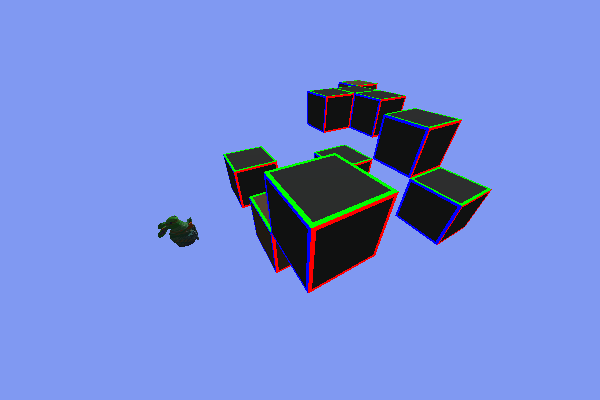
#> input picture generated_images/demo_rgb.png, 600 x 400 px
$ python opencv_fit_color.py
#> lines starting #> are read from the running program, lines starting #| are printed output that depends on the picture; after the words box and inside, x2 and y2 are one past the last pixel; in counts of white or black regions, pixels touching at a corner belong together; long printed decimals are rounded
### constants.py
import json
from types import SimpleNamespace

def iterativeNamespaceFromDict(data):
    def iterate(holder, key, subdata):
        if type(subdata) == type({}):
            holder[key] = SimpleNamespace()
            for dk, dv in subdata.items():
                iterate(holder[key].__dict__, dk, dv)
        elif type(subdata) == type([]):
            holder[key] = list(range(len(subdata)))
            for dk, dv in enumerate(subdata):
                iterate(holder[key], dk, dv)
        else:
            holder[key] = subdata

    package = {0: None}
    iterate(package, 0, data)
    return package[0]


GLOBAL_CONSTANTS = SimpleNamespace()
def loadConstants(file="constants.json"):
    f = open('constants.json')
    data = json.load(f)
    f.close()
    global GLOBAL_CONSTANTS
    #GLOBAL_CONSTANTS = iterativeNameSpaceFromDict(data)   this rewrites the reference, meaning other files importing it don't update...
    GLOBAL_CONSTANTS.__dict__.clear()
    simple = iterativeNamespaceFromDict(data)
    for key, value in simple.__dict__.items():
        GLOBAL_CONSTANTS.__dict__[key] = value

loadConstants()
#> (reads constants.json from the repository)

### opencv.py
import cv2 as cv
import numpy as np
import moderngl as mgl
from logger import LoggerGenerator
import matplotlib.pyplot as plt
import sys
from constants import GLOBAL_CONSTANTS as constants
from graph import *
from util import *
from opencv_points import matsToCubes, plot_cubes, alignTrans

#
#   Old post processing, hough lines, with constants.json
#

WIDTH = 600
HEIGHT = 400

DEBUG = False

# [46 lines left out: functions doCanny, drawHoughEdges, drawHoughLines, drawHoughBuckets, not called in this run]


fps = 0.0
# [129 lines left out: functions drawOverlays, postProcessImage, _fboToImage, postProcessFbo, cubesToWorld, postProcessCubesFbo and 3 more, not called in this run]

#
#   Edge detectors
#

def lsd(image, detector = 0, scale = 0.8, sigma_scale = 0.6, quant = 2.0, ang_th = 22.5, log_eps = 0.0, density_th = 0.7, n_bins = 1024):
    gray = cv.cvtColor(image, cv.COLOR_BGR2GRAY)
    lsd = cv.createLineSegmentDetector(detector, scale=scale, sigma_scale=sigma_scale, quant=quant, ang_th=ang_th, log_eps=log_eps, density_th=density_th, n_bins=n_bins)
    lines = lsd.detect(gray)[0]
    lines = lineMatrixToPairs(lines)
    return lines

# [140 lines left out: functions prob, linesToPlanarGraph, _pointToScreen, pointToScreen, handleFaces, getCubes and 2 more, not called in this run]

def drawEdges(image, edges, color = (255,255,255), width = 1):
    for edge in edges:
        cv.line(image, np.array(edge[0],dtype=np.uint32), np.array(edge[1],dtype=np.uint32), color, width)

# [22 lines left out: functions drawLines, drawLinesColorful, draw_tris, not called in this run]

import matplotlib.pyplot as plt
# [28 lines left out: function drawFixedAxes, not called in this run]

# [11 lines that do not run on import are left out]

### util.py
import numpy as np
WIDTH = 600
HEIGHT = 400
# [19 lines left out: functions toRange, polarToLine, not called in this run]

def clamp(val, v_min, v_max):
    return min(v_max, max(v_min,val))

# [82 lines left out: functions getEdgeProjection, lineIntersection, _segmentIntersection, edgeDistance, not called in this run]

def lineMatrixToPairs(lines):
    if np.array(lines[0]).shape != (1, 4):
        return lines
    return [(np.array(line[0][0:2]), np.array(line[0][2:4])) for line in lines]

# [54 lines left out: functions combineEdges, combineParallelLines, pointInConvexPolygon, not called in this run]

def faceCircumference(face):
    return sum(np.linalg.norm(np.array(face[i])-face[i+1]) for i in range(-1,len(face) - 1))

def vec3ToEuclidian(vec4):
    return np.array(vec4[0:3])/vec4[2]

# [63 lines left out: functions getIntrinsicsMatrix, getCameraTransformationMatrix, segments_distance, get_segments_intersection, segments_intersect, not called in this run]

import math
# [27 lines left out: function point_segment_distance, not called in this run]


# [7 lines that do not run on import are left out]

### opencv_fit_color.py
import cv2 as cv
import numpy as np
from opencv import lsd
import matplotlib.pyplot as plt
from util import *

HEIGHT = 400
WIDTH = 600
# [4 lines left out: function toRange, not called in this run]

def loss_function(point, rho, phi):
    return pow(point[1]*np.sin((phi)) + point[0]*np.cos((phi)) - rho,2)

def min_loss(points, lines):
    """
    Assumes lines are list of [rho, phi] where rho is offset and phi is radian angle
    Assumes that the points are actually inverted? like (y, x) instead of (x, y)
    opencv is stupid
    """
    return sum([min([loss_function(point, rho, phi) for point in points]) for rho, phi in lines]) / len(lines)

def sum_loss(phi, theta, lines):
    return min_loss(get_focal_points(phi, theta), lines)

def regress_lines(lines, iterations = 500, refinement_iterations = 100, refinement_area=0.3):

    best_loss = 100000
    best_phi_theta = (0, 0)
    for i in range(0,iterations):
        phi = np.random.rand()*np.pi
        theta = np.random.rand()*np.pi/2
        if sum_loss(phi, theta, lines) < best_loss:
            best_loss = sum_loss(phi, theta, lines)
            best_phi_theta = (phi, theta)

    current_phi, current_theta = best_phi_theta
    for i in range(0,refinement_iterations):
        phi = np.random.rand()*refinement_area + current_phi - refinement_area/2
        theta = np.random.rand()*refinement_area + current_theta - refinement_area/2
        if sum_loss(phi, theta, lines) < best_loss:
            best_loss = sum_loss(phi, theta, lines)
            best_phi_theta = (phi, theta)
    print(" The loss is ", best_loss)
    return best_phi_theta, best_loss

def which_line(focal_points, line, threshold = 700):
    x_loss, y_loss, z_loss = loss_function(focal_points[0], *line), loss_function(focal_points[1], *line), loss_function(focal_points[2], *line)
    if min([x_loss, y_loss, z_loss]) >= threshold:
        return None

    if x_loss <= y_loss and x_loss <= z_loss:
        return "x"
    elif y_loss <= x_loss and y_loss <= z_loss:
        return "y"
    else:
        return "z"

def which_color(line_type):
    if line_type == None:
        return (0,0,0)
    if line_type == "x":
        return (0, 0, 100)
    elif line_type == "y":
        return (0, 100, 0)
    else:
        return (100, 20, 20)

def get_camera_angles(image, iterations = 1000, method = 'hough', refinement_iterations = 500):
    if method == 'hough':
        # Flip the image along the x and y axis
        gray = cv.cvtColor(image, cv.COLOR_BGR2GRAY)

        def get_edges_image(image, blur = (5, 5),thresh1 = 5, thresh2 = 10):
            blurred = cv.GaussianBlur(image, blur, 0)
            return cv.Canny(blurred, thresh1, thresh2)

        canny = get_edges_image(gray)

        #image = cv.merge([get_edges_image(blue_channel),get_edges_image(red_channel),get_edges_image(green_channel)])
        lines = cv.HoughLines(canny, 1, np.pi / 180, 50, None, 0, 0)
        lines = lines[:,0,:]
    elif method == "lsd":

        lines = lsd(image)
        lines = [(np.sign(np.arctan2(b[0] - a[0], b[1] - a[1]))*(a[1]*b[0]-b[1]*a[0])/np.linalg.norm(b-a), np.fmod(-np.arctan2(b[0] - a[0], b[1] - a[1]) + np.pi,np.pi)) for a, b in lines if np.linalg.norm(b-a) > 10]
        lines = np.array(lines)
    else:
        return None

    return regress_lines(lines, iterations=iterations, refinement_iterations=refinement_iterations)[0]

def get_focal_points(phi, theta):
    sc_points = [(1/(np.tan(theta)*np.sin(phi)), 1/np.tan(phi)),
            (0,        - np.tan(phi)),
            (-np.tan(theta)/np.sin(phi),     1/np.tan(phi))]

    # Its (1/ASPECT_RATIO * width/2 * p[0] + width/2, height/2 * p[1] + height) so height is used in both multiplications
    return [np.array([HEIGHT/2 * p[0] + WIDTH/2,  HEIGHT/2 * p[1] + HEIGHT/2]) for p in sc_points]

# [6 lines left out: function get_focal_points_projection, not called in this run]

def show_points_on_image(image, points, lines, cam_phi, cam_theta):
    print("focal points: ", points)

    boundary = min(200, max(max([abs(point[0] - WIDTH/2) for point in points]) - WIDTH/2, max([abs(point[1] - HEIGHT/2) for point in points])- HEIGHT/2, 0))
    boundary = int(boundary)
    def convert_coords(point):
        return (int(point[0] + boundary), int(point[1] + boundary))

    image = cv.copyMakeBorder(image, boundary, boundary, boundary, boundary, cv.BORDER_CONSTANT, value=(50, 50, 50))
    for rho, phi in lines:
        line_type = which_line(points, (rho, phi))
        color = which_color(line_type)
        a = np.cos(phi)
        b = np.sin(phi)
        x0 = a * rho
        y0 = b * rho
        x1 = int(x0 + 1000 * (-b))
        y1 = int(y0 + 1000 * (a))
        x2 = int(x0 - 1000 * (-b))
        y2 = int(y0 - 1000 * (a))
        cv.line(image, convert_coords((x1, y1)), convert_coords((x2, y2)), color, 2)

    cv.circle(image, convert_coords(points[0]), 10, (0, 0, 255), -1)
    cv.circle(image, convert_coords(points[1]), 10, (0, 255, 0), -1)
    cv.circle(image, convert_coords(points[2]), 10, (200, 0, 0), -1)

    cv.circle(image, convert_coords(points[0]), 3, (255, 255, 255), -1)
    cv.circle(image, convert_coords(points[1]), 3, (255, 255, 255), -1)
    cv.circle(image, convert_coords(points[2]), 3, (255, 255, 255), -1)

    # [11 lines of commented-out code are left out]


    scale_percent = 80  # percent of original size
    width = int(image.shape[1] * scale_percent / 100)
    height = int(image.shape[0] * scale_percent / 100)
    dim = (width, height)
    image = cv.resize(image, dim, interpolation=cv.INTER_AREA)

    cv.imshow('Hough Lines', image)


# [19 lines left out: function draw_vanishing_points_plots, not called in this run]

def draw_vanishing_waves(image, phi, theta, show = True):
    # Load the image
    # Flip the image along the x and y axis
    gray = cv.cvtColor(image, cv.COLOR_BGR2GRAY)

    def get_edges_image(image, blur = (5, 5),thresh1 = 5, thresh2 = 10):
        blurred = cv.GaussianBlur(image, blur, 0)
        return cv.Canny(blurred, thresh1, thresh2)

    canny = get_edges_image(gray)

    #image = cv.merge([get_edges_image(blue_channel),get_edges_image(red_channel),get_edges_image(green_channel)])
    lines = cv.HoughLines(canny, 1, np.pi / 180, 50, None, 0, 0)

    lines = np.array(lines)
    lines = lines[:,0,:]

    lines2 = lsd(image)
    lines2 = [(np.sign(np.arctan2(b[0] - a[0], b[1] - a[1]))*(a[1]*b[0]-b[1]*a[0])/np.linalg.norm(b-a), np.fmod(-np.arctan2(b[0] - a[0], b[1] - a[1]) + np.pi,np.pi)) for a, b in lines2 if np.linalg.norm(b-a) > 10]
    lines2 = np.array(lines2)
    plt.scatter(lines2[:,1], lines2[:,0], color='r')

    print("drawing loss:", sum_loss(phi, theta, lines2))

    plt.scatter(lines[:,1], lines[:,0])
    plt.xlabel("phi")
    plt.ylabel("rho")
    plt.title("Hough lines in polar coordinates (rho phi)")

    # plt.imshow(cv.cvtColor(image, cv.COLOR_BGR2RGB))

    def draw_point(point, color = 'r'):
        points = np.array([(point[1]*np.sin(np.deg2rad(phi)) + point[0]*np.cos(np.deg2rad(phi)), np.deg2rad(phi)) for phi in range(180)])
        points = np.array([p for p in points if np.abs(p[0]) < np.linalg.norm(np.array([WIDTH,HEIGHT]))])
        if len(points) == 0:
            return
        plt.plot(points[:, 1], points[:, 0], color)

    fc = get_focal_points(phi, theta)
    draw_point(fc[0], color='r')
    draw_point(fc[1], color='g')
    draw_point(fc[2], color='b')

    show_points_on_image(image, fc, lines2, phi, theta)
    #cv.waitKey(0)
    if show:
        plt.show()

if __name__ == "__main__":
    file = 'generated_images/demo_rgb.png'
    image = cv.imread(file, cv.IMREAD_COLOR)
#> image is the input picture: shape (400, 600, 3); mean B, G, R 216.7, 139, 116.9
    loss = get_camera_angles(image, iterations = 500, method="lsd")
#> in lsd, `gray = cv.cvtColor(image, cv.COLOR_BGR2GRAY)`:
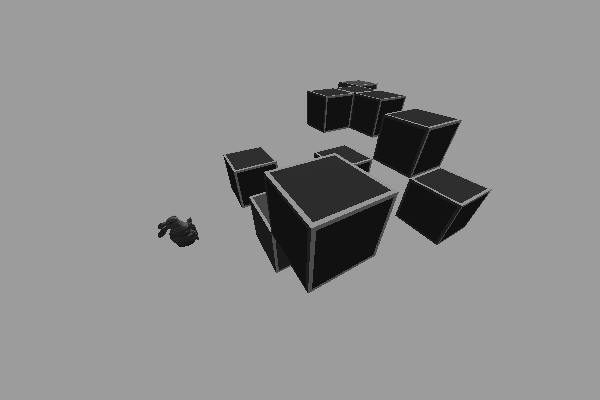
#> gray: shape (400, 600); min 12, max 156, mean 141.5
#> in lsd, `lines = lsd.detect(gray)[0]`: lines = 94 rows, first 6: [241.1, 206.2, 221.3, 155.9], [272.8, 272, 247.6, 206.8], [372.1, 158.2, 379.2, 131.5], [275.6, 167.9, 263.5, 170.8], [194.2, 242.6, 180.3, 247.2], [371.2, 136.7, 348.1, 126.8]
#> in lsd, `lines = lineMatrixToPairs(lines)`: lines = 94 items, first 6: ([241.1, 206.2], [221.3, 155.9]), ([272.8, 272], [247.6, 206.8]), ([372.1, 158.2], [379.2, 131.5]), ([275.6, 167.9], [263.5, 170.8]), ([194.2, 242.6], [180.3, 247.2]), ([371.2, 136.7], [348.1, 126.8])
#> in get_camera_angles, `lines = [(np.sign(np.arctan2(b[0] - a[0], b[1] - a[1]))*(a[1]*b[0]-b[1..`: lines = 87 pairs, first value -306.3 to 508, second value 0.0196 to 3.14
#> the loop in regress_lines, `for i in range(0,iterations):` made 500 passes
#> (phi, best_loss, best_phi_theta) on passes 29, 51, 57: (2.05, 2921.6, (2.05, 0.398)), (2.13, 1665.9, (2.13, 0.424)), (2.2, 745.6, (2.2, 0.467))
#> best_loss on passes 1 to 2: 5508.5, 4677.4
#> after the loop in regress_lines, `for i in range(0,iterations):`: best_loss = 617.1; best_phi_theta = (2.26, 0.528)
#> in regress_lines, `current_phi, current_theta = best_phi_theta`: current_phi = 2.26; current_theta = 0.528
#> the loop in regress_lines, `for i in range(0,refinement_iterations):` made 500 passes
#> (phi, theta, best_loss) on pass 55: (2.25, 0.509, 566.1)
#> (phi, theta) on passes 1 to 6: (2.29, 0.381), (2.25, 0.59), (2.12, 0.642), (2.26, 0.387), (2.17, 0.664), (2.28, 0.41)
#> after the loop in regress_lines, `for i in range(0,refinement_iterations):`: best_loss = 566.1
#|  The loss is  566.066
#> loss = (2.25, 0.509)
    draw_vanishing_waves(image, *loss)
#> in get_edges_image, `return cv.Canny(blurred, thresh1, thresh2)`:
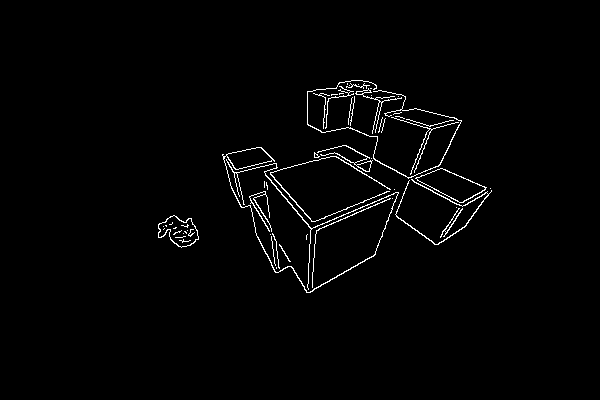
#> returned value: shape (400, 600); 1.6% white in thin lines or dots, all inside (x1, y1, x2, y2) = (158, 80, 492, 293)
#> in draw_vanishing_waves, `lines = cv.HoughLines(canny, 1, np.pi / 180, 50, None, 0, 0)`: lines = 75 rows, first 8: [-35, 2.06], [236, 1.31], [335, 1.17], [331, 0.0698], [404, 1.06], [339, 1.15], [-106, 2.58], [327, 1.17]
#> in draw_vanishing_waves, `lines = lines[:,0,:]`: lines = 75 pairs, first value -305 to 467, second value 0.0524 to 3.12
#> in lsd (call 2), `lines = lsd.detect(gray)[0]`: lines = 94 rows, first 6: [241.1, 206.2, 221.3, 155.9], [272.8, 272, 247.6, 206.8], [372.1, 158.2, 379.2, 131.5], [275.6, 167.9, 263.5, 170.8], [194.2, 242.6, 180.3, 247.2], [371.2, 136.7, 348.1, 126.8]
#> in draw_vanishing_waves, `lines2 = lsd(image)`: lines2 = 94 items, first 6: ([241.1, 206.2], [221.3, 155.9]), ([272.8, 272], [247.6, 206.8]), ([372.1, 158.2], [379.2, 131.5]), ([275.6, 167.9], [263.5, 170.8]), ([194.2, 242.6], [180.3, 247.2]), ([371.2, 136.7], [348.1, 126.8])
#> in draw_vanishing_waves, `lines2 = [(np.sign(np.arctan2(b[0] - a[0], b[1] - a[1]))*(a[1]*b[0]-b[..`: lines2 = 87 pairs, first value -306.3 to 508, second value 0.0196 to 3.14
#| drawing loss: 566.066
#> in show_points_on_image, `image = cv.copyMakeBorder(image, boundary, boundary, boundary, boundar..`:
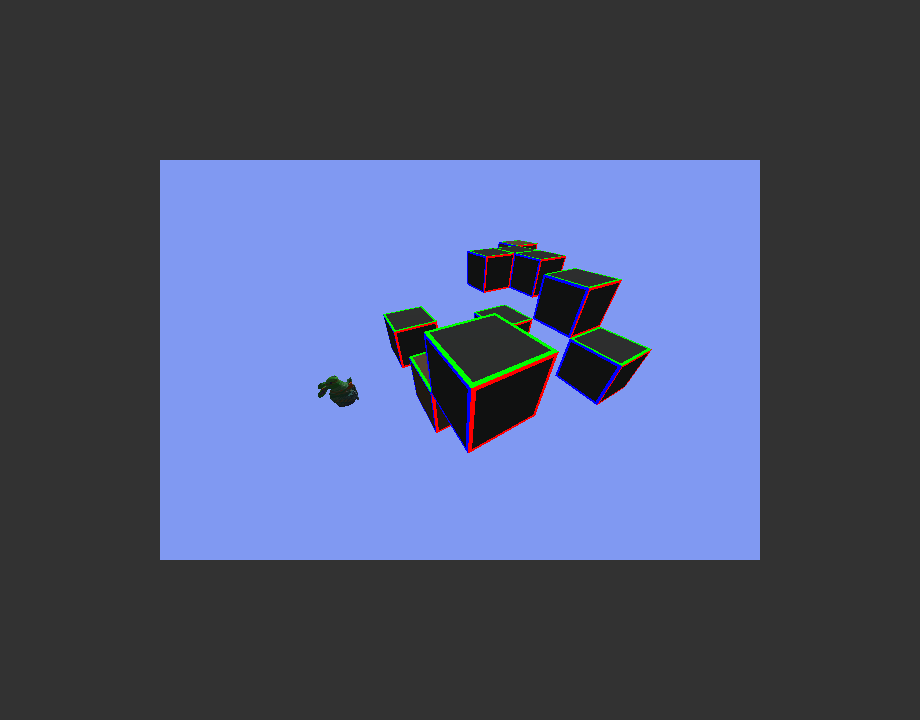
#> image: shape (720, 920, 3); mean of channels 0, 1, 2 110.4, 82.2, 74.2; drawn as B, G, R
#> the loop in show_points_on_image, `for rho, phi in lines:` made 87 passes
#> (rho, phi) on passes 31 to 42: (123.4, 1.45), (400.2, 0.262), (222.4, 1.33), (413.4, 1.03), (234.6, 1.31), (196.4, 1.36), (323.7, 1.18), (24.51, 1.74), (-20.63, 1.98), (-14.36, 1.87), (405.9, 1.05), (-30.83, 2.05)
#> (rho, phi, x_loss in which_line, y_loss in which_line, z_loss in which_line, line_type, color, a) on passes 1 to 6: (-148.9, 2.77, 296288.3, 1132.9, 302.8, 'z', (100, 20, 20), -0.931), (-156.5, 2.77, 290091.3, 1454.4, 595.1, 'z', (100, 20, 20), -0.933), (400.3, 0.26, 118514, 23.22, 57135.6, 'y', (0, 100, 0), 0.966), (227.7, 1.33, 143.7, 77352.5, 23531.9, 'x', (0, 0, 100), 0.234), (292, 1.24, 128.7, 52255.8, 42065.4, 'x', (0, 0, 100), 0.321), (-20.37, 1.98, 59096.3, 98747.4, 31.49, 'z', (100, 20, 20), -0.393)
#> after the loop in show_points_on_image, `for rho, phi in lines:`:
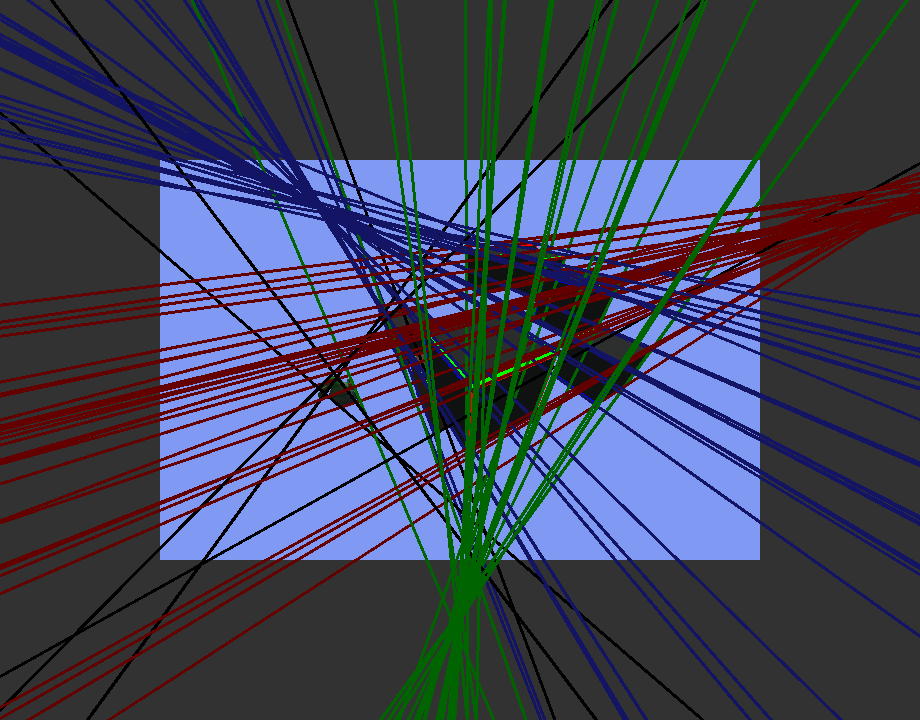
#> image: shape (720, 920, 3); mean of channels 0, 1, 2 86.3, 67, 63.9; drawn as B, G, R
#> in show_points_on_image, `cv.circle(image, convert_coords(points[0]), 10, (0, 0, 255), -1)`: image: shape (720, 920, 3); 0.02% of pixels changed, all inside (x1, y1, x2, y2) = (910, 189, 920, 208)
#> in show_points_on_image, `cv.circle(image, convert_coords(points[2]), 10, (200, 0, 0), -1)`:
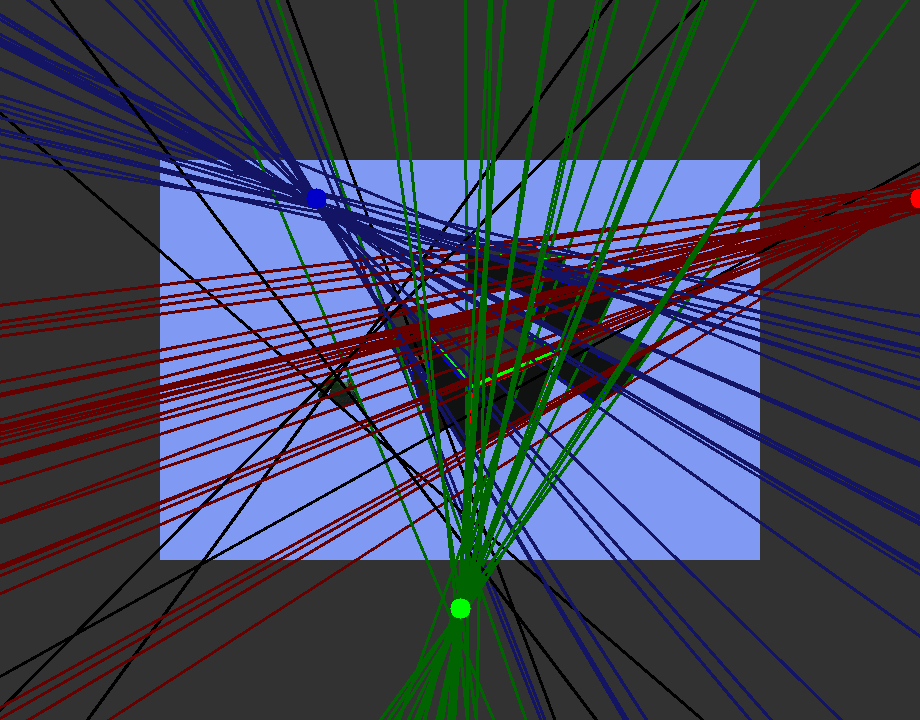
#> image: shape (720, 920, 3); mean of channels 0, 1, 2 86.3, 67.1, 63.9; drawn as B, G, R
#> in show_points_on_image, `cv.circle(image, convert_coords(points[0]), 3, (255, 255, 255), -1)`: image: shape (720, 920, 3); under 0.01% of pixels changed, all inside (x1, y1, x2, y2) = (917, 196, 920, 201)
#> in show_points_on_image, `cv.circle(image, convert_coords(points[1]), 3, (255, 255, 255), -1)`: image: shape (720, 920, 3); mean of channels 0, 1, 2 86.3, 67.1, 63.9
#> in show_points_on_image, `cv.circle(image, convert_coords(points[2]), 3, (255, 255, 255), -1)`: image: shape (720, 920, 3); mean of channels 0, 1, 2 86.3, 67.1, 63.9
#> in show_points_on_image, `image = cv.resize(image, dim, interpolation=cv.INTER_AREA)`:
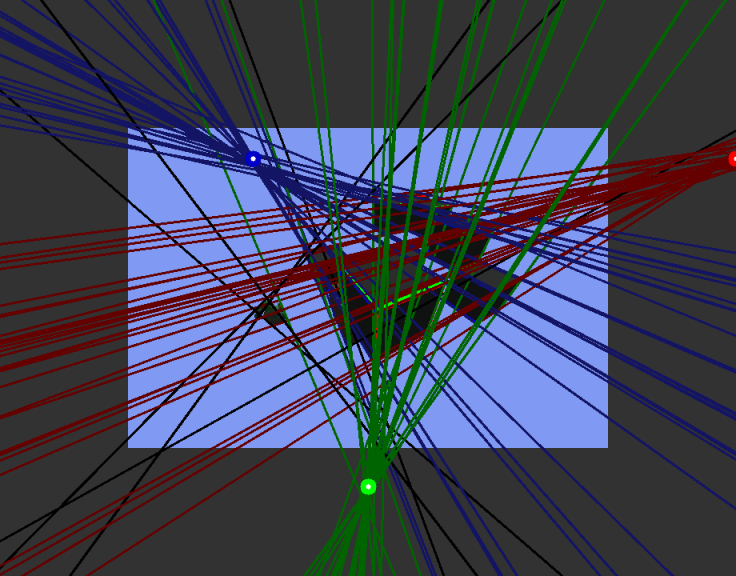
#> image: shape (576, 736, 3); mean of channels 0, 1, 2 86.3, 67.1, 63.9; drawn as B, G, R
#> in draw_vanishing_waves, `plt.show()`:
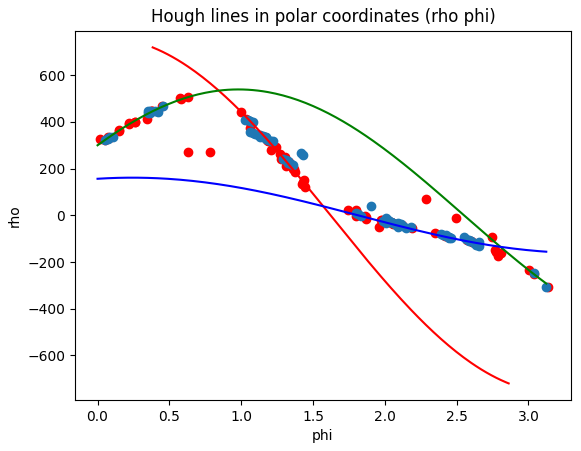
#> figure drawn by matplotlib, 1 panel; curve peaks at x = 0.384, y = 719.3; curve peaks at x = 0.977, y = 539.2; curve peaks at x = 0.244, y = 161.3
